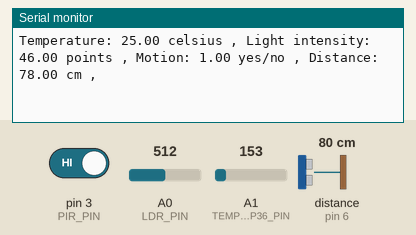
This sketch was run on a simulated Arduino Uno, built with avr-gcc and run on an emulated ATmega328P. On the bench: the last lines printed to the serial monitor. Wiring (inferred from the names in the program): ultrasonic range finder: trigger pin 7; echo pin 6. The inputs (shaded band) are chosen by the test bench; at power-on: A1 (TEMPERATURE_TMP36_PIN) = 153, pin 3 (PIR_PIN) HIGH, A0 (LDR_PIN) = 512, distance to the obstacle (sensor on pin 6) 80 cm. The echo pulse lasts 58.3 µs per cm.

Above: at 2.7 s.
2.8 s: A1 (TEMPERATURE_TMP36_PIN) set to 128
At 3.09 s:
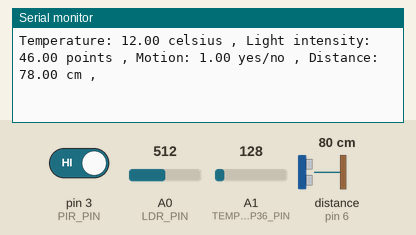
4.3 s: A1 (TEMPERATURE_TMP36_PIN) set to 112
At 4.3 s:
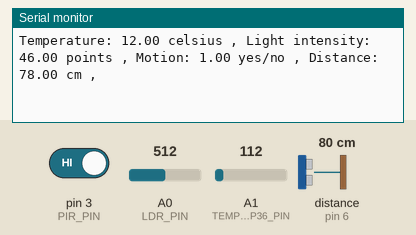
Timing chart, 0 to 7.3 s (numbered marks = the images above; inputs shaded):
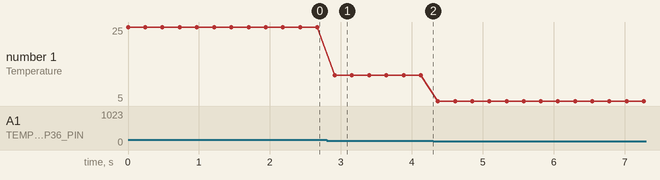

Measured:
- after the input at 2.8 s, the serial monitor: prints a new line after 0.11 s (image 1)
- plotted number 1: 25 → 12 after the input at 2.8 s, 12 → 5 after the input at 4.3 s

The sketch:

Common-sensors-all.ino
```cpp
/**
 * 1. Identificam device driver (libraria Arduino de pe net)
 * 2. Definim virtual device driver (functie generala cu prototip identic la toti sensorii)
 * 3. Definim structura sensorType cu cimpurile referinta la functie si unitate de masura
 * 4. Definim un tablou de sensori sensorList
 * 5. Definim functia generala de extragere a valorii dupa id (pozitia in tablou)
 */

typedef struct sensor_t {
  float (*get) (void);
  char paramName[20];
  char unitName[10];
} sensorType;

enum { SENSOR_TEMP,SENSOR_LIGHT, SENSOR_PIR, SENSOR_ULTRASONIC, SENSOR_NR_OF };


//==================================
// TMP36 temperature virtual device driver
//==================================
// Sensor pin map
#define TEMPERATURE_TMP36_PIN A1
// ADC range
#define ADC_MIN 0
#define ADC_MAX 1023
// Voltage range
#define VOLT_MIN 0
#define VOLT_MAX 5
// Temperature range
#define TEMP_MIN -40
#define TEMP_MAX 125


void SetupTMP36() {
  pinMode(TEMPERATURE_TMP36_PIN, INPUT);
}


float GetTemperatureTMP36(void) {
  int rawData = analogRead(TEMPERATURE_TMP36_PIN);
  float celsius = map(((rawData - 20) * 3.04), ADC_MIN, ADC_MAX, TEMP_MIN, TEMP_MAX);

  //return temperature;
  return celsius;
}

//==================================//


//==================================
// Light LDR virtual device driver
//==================================
#define LDR_PIN A0
#define LIGHT_MIN 10
#define LIGHT_MAX 100
#define ADC_MIN 0
#define ADC_MAX 1023
#define VOLT_MIN 0
#define VOLT_MAX 5


void LightSensorSetup() {
  pinMode(LDR_PIN, INPUT);
}

float GetLight() {
  int rawData = analogRead(LDR_PIN);
  float voltage = map(rawData, ADC_MIN, ADC_MAX, VOLT_MIN, VOLT_MAX);
  float light = map(voltage, VOLT_MIN, VOLT_MAX, LIGHT_MIN, LIGHT_MAX);

  return light;
}

//==================================//


//==================================
// PIR virtual device driver
//==================================

#define PIR_PIN 3

void SetupPIR() {
  pinMode(PIR_PIN, INPUT);
}

float ReadPIR() {
  // read the state of the sensor/digital input
  int sensorState = digitalRead(PIR_PIN);
  return sensorState;
}
//==================================//


//==================================
// Ultrasonic virtual device driver
//==================================

// defines pins numbers
#define TRIG_PIN 7
#define ECHO_PIN 6

// defines variables
long duration;
int distance;

void UltrasonicSetup() {
  pinMode(TRIG_PIN, OUTPUT); // Sets the TRIG_PIN as an Output
  pinMode(ECHO_PIN, INPUT); // Sets the ECHO_PIN as an Input
}

float GetDistance() {
  // Clears the TRIG_PIN
  digitalWrite(TRIG_PIN, LOW);
  delayMicroseconds(2);
  // Sets the TRIG_PIN on HIGH state for 10 micro seconds
  digitalWrite(TRIG_PIN, HIGH);
  delayMicroseconds(10);
  digitalWrite(TRIG_PIN, LOW);
  // Reads the ECHO_PIN, returns the sound wave travel time in microseconds
  duration = pulseIn(ECHO_PIN, HIGH);
  // Calculating the distance
  distance= duration*0.034/2;
  return distance;
}

//==================================//


sensorType sensorList[SENSOR_NR_OF] = {
  {
    GetTemperatureTMP36,
    "Temperature",
    "celsius"
  },
  {
    GetLight,
    "Light intensity",
    "points"
  },
  {
    ReadPIR,
    "Motion",
    "yes/no",
  },
  {
    GetDistance,
    "Distance",
    "cm"
  }
 };

float SensorGetValue(int id) {
    if(id < SENSOR_NR_OF) {
      return sensorList[id].get();
    }
}

char * SensorGetUnit(int id) {
    if(id < SENSOR_NR_OF) {
      return sensorList[id].unitName;
    }
}

char * SensorGetParamName(int id) {
    if(id < SENSOR_NR_OF) {
      return sensorList[id].paramName;
    }
}


void setup() {
  Serial.begin(9600);
  SetupTMP36();
  LightSensorSetup();
  SetupPIR();
  UltrasonicSetup();
}

void loop() {
//  float value = SensorGetValue(SENSOR_TEMP);
//  Serial.print(value);
//
//  char * unit = SensorGetUnit(SENSOR_TEMP);
//  Serial.print(" ");
//  Serial.print(unit);

  for(int i=0; i<SENSOR_NR_OF; i++) {
    char * paramName = SensorGetParamName(i);
    Serial.print(paramName);
    Serial.print(": ");

    float value = SensorGetValue(i);
    Serial.print(value);

    char * unit = SensorGetUnit(i);
    Serial.print(" ");
    Serial.print(unit);
    Serial.print(" , ");
  }
  Serial.println();
  delay(200);

}
```
